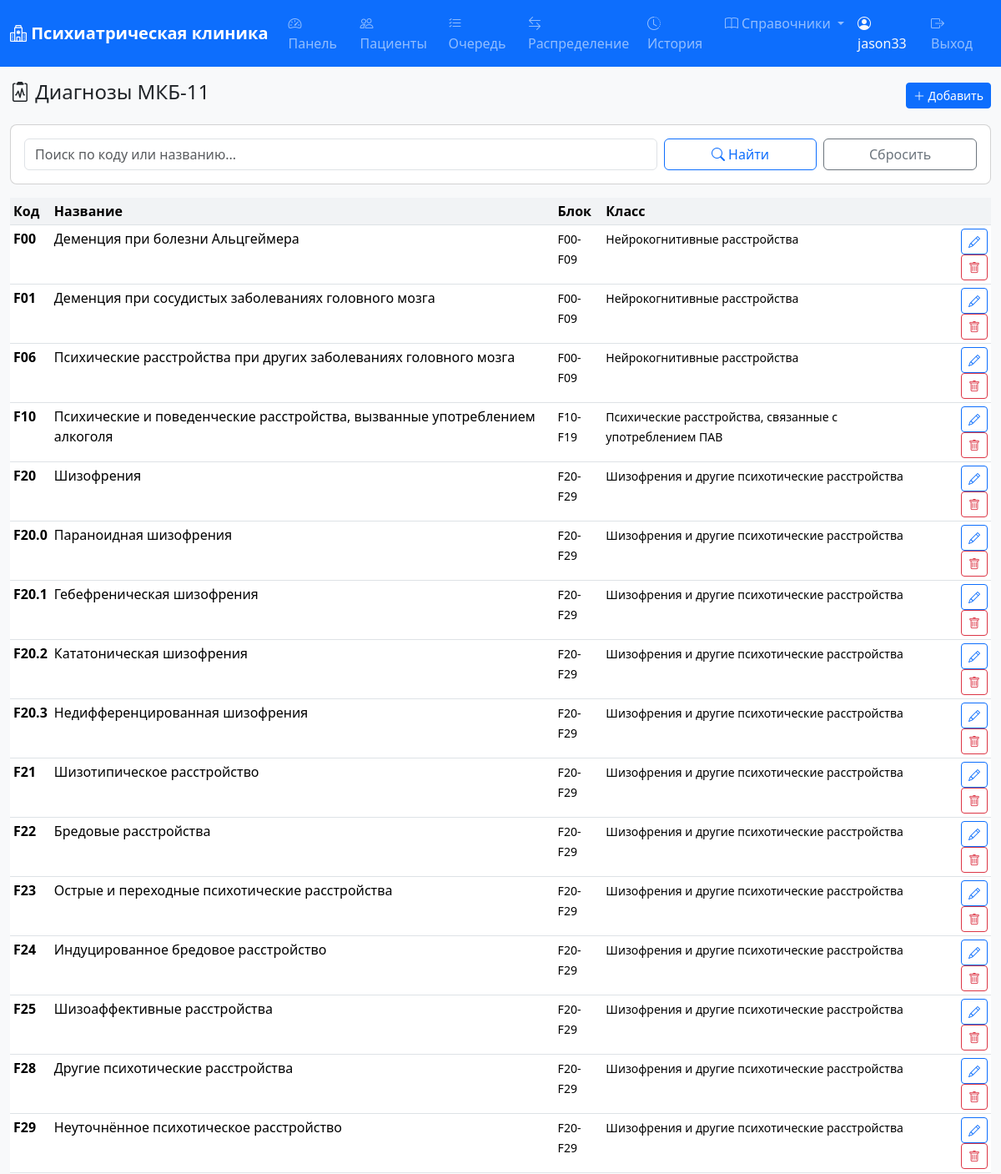
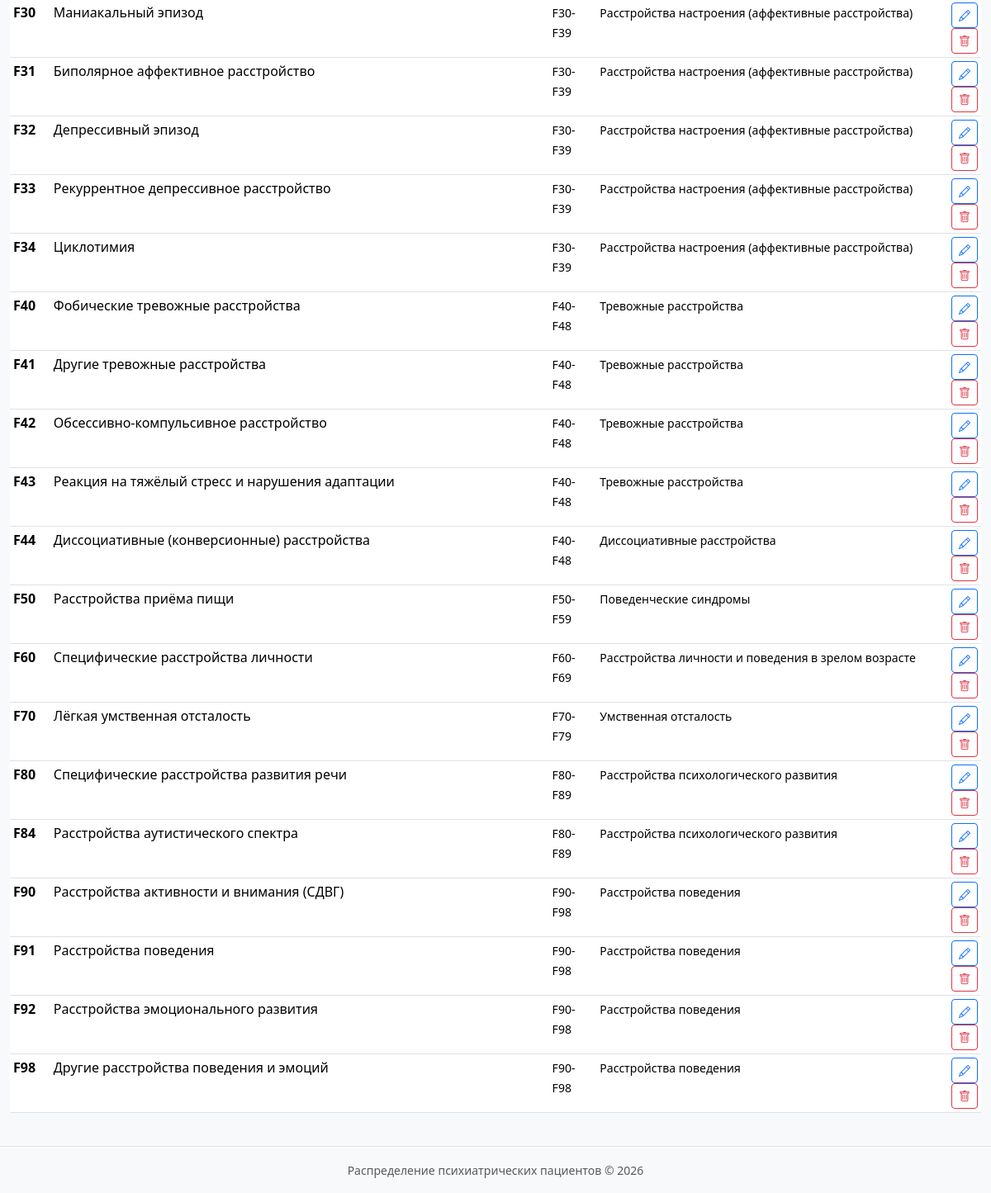
/references/diagnosis/ (signed in), run on the app's committed database (2 pictures, top to bottom).
### apps/accounts/models.py (models this page shows, shortened)
class User(AbstractUser):
    ROLE_CHOICES = [
        ('doctor', 'Врач приёмного отделения'),
        ('senior_nurse', 'Старшая медсестра'),
        ('admin', 'Администратор'),
    ]
    role = models.CharField(max_length=20, choices=ROLE_CHOICES, default='doctor', verbose_name='Роль')
    phone = models.CharField(max_length=20, blank=True, verbose_name='Телефон')
    class Meta:
        verbose_name = 'Пользователь'
        verbose_name_plural = 'Пользователи'

### apps/references/models.py (models this page shows, shortened)
class Diagnosis(models.Model):
    code = models.CharField(max_length=10, verbose_name='Код МКБ-11')
    name = models.CharField(max_length=500, verbose_name='Название')
    block = models.CharField(max_length=200, blank=True, verbose_name='Блок МКБ')
    chapter = models.CharField(max_length=200, blank=True, verbose_name='Класс МКБ')
    parent = models.ForeignKey(
        'self', on_delete=models.SET_NULL, null=True, blank=True,
        related_name='children', verbose_name='Родительский диагноз'
    )
    class Meta:
        verbose_name = 'Диагноз МКБ-11'
        verbose_name_plural = 'Диагнозы МКБ-11'
        ordering = ['code']

### apps/references/views.py (the view)
# urls.py: path('diagnosis/', views.diagnosis_list_view, name='diagnosis_list'),
@login_required
def diagnosis_list_view(request):
    query = request.GET.get('q', '')
    items = Diagnosis.objects.all()
    if query:
        items = items.filter(name__icontains=query) | items.filter(code__icontains=query)
    items = items.order_by('code')
    return render(request, 'references/diagnosis_list.html', {'items': items, 'query': query})

### apps/references/templates/references/diagnosis_list.html (shortened to what this page needs)
{% extends "base.html" %}
{% block content %}
<div class="d-flex justify-content-between align-items-center mt-3">
    <h4><i class="bi bi-clipboard2-pulse"></i> Диагнозы МКБ-11</h4>
    <a href="{% url 'references:diagnosis_create' %}" class="btn btn-primary btn-sm">
        <i class="bi bi-plus-lg"></i> Добавить
    </a>
</div>
<div class="card mt-3">
    <div class="card-body">
        <form method="get" class="row g-2">
            <div class="col-md-8">
                <input type="text" name="q" value="{{ query }}" class="form-control" placeholder="Поиск по коду или названию...">
            </div>
            <div class="col-md-2">
                <button type="submit" class="btn btn-outline-primary w-100"><i class="bi bi-search"></i> Найти</button>
            </div>
            <div class="col-md-2">
                <a href="{% url 'references:diagnosis_list' %}" class="btn btn-outline-secondary w-100">Сбросить</a>
            </div>
        </form>
    </div>
</div>
<div class="table-responsive mt-3">
    <table class="table table-hover table-sm">
        <thead><tr><th>Код</th><th>Название</th><th>Блок</th><th>Класс</th><th></th></tr></thead>
        <tbody>
            {% for item in items %}
            <tr>
                <td><strong>{{ item.code }}</strong></td>
                <td>{{ item.name }}</td>
                <td><small>{{ item.block }}</small></td>
                <td><small>{{ item.chapter }}</small></td>
                <td class="text-end">
                    <a href="{% url 'references:diagnosis_edit' pk=item.pk %}" class="btn btn-sm btn-outline-primary"><i class="bi bi-pencil"></i></a>
                    <a href="{% url 'references:diagnosis_delete' pk=item.pk %}" class="btn btn-sm btn-outline-danger"><i class="bi bi-trash"></i></a>
                </td>
            </tr>
            {% empty %}
            <tr><td colspan="5" class="text-center text-muted">Диагнозов нет</td></tr>
            {% endfor %}
        </tbody>
    </table>
</div>
{% endblock %}

### templates/base.html (shortened to what this page needs)
{% load static %}
<!DOCTYPE html>
<html lang="ru">
<head>
    <link href="https://cdn.jsdelivr.net/npm/bootstrap@5.3.3/dist/css/bootstrap.min.css" rel="stylesheet">
    <link href="https://cdn.jsdelivr.net/npm/bootstrap-icons@1.11.3/font/bootstrap-icons.min.css" rel="stylesheet">
    <link href="{% static 'css/style.css' %}" rel="stylesheet">
</head>
<body>
    <nav class="navbar navbar-expand-lg navbar-dark bg-primary">
        <div class="container-fluid">
            <a class="navbar-brand" href="{% url 'home' %}">
                <i class="bi bi-hospital"></i> Психиатрическая клиника
            </a>
            <div class="collapse navbar-collapse" id="navbarNav">
                <ul class="navbar-nav me-auto">
                    {% if user.is_authenticated %}
                    <li class="nav-item">
                        <a class="nav-link" href="{% url 'reports:dashboard' %}">
                            <i class="bi bi-speedometer2"></i> Панель
                        </a>
                    </li>
                    <li class="nav-item">
                        <a class="nav-link" href="{% url 'patients:list' %}">
                            <i class="bi bi-people"></i> Пациенты
                        </a>
                    </li>
                    <li class="nav-item">
                        <a class="nav-link" href="{% url 'distribution:queue' %}">
                            <i class="bi bi-list-check"></i> Очередь
                        </a>
                    </li>
                    <li class="nav-item">
                        <a class="nav-link" href="{% url 'distribution:manual_assign' %}">
                            <i class="bi bi-arrow-left-right"></i> Распределение
                        </a>
                    </li>
                    <li class="nav-item">
                        <a class="nav-link" href="{% url 'distribution:history' %}">
                            <i class="bi bi-clock-history"></i> История
                        </a>
                    </li>
                    <li class="nav-item dropdown">
                        <a class="nav-link dropdown-toggle" href="#" data-bs-toggle="dropdown">
                            <i class="bi bi-book"></i> Справочники
                        </a>
                    </li>
                    {% endif %}
                </ul>
                <ul class="navbar-nav">
                    {% if user.is_authenticated %}
                    <li class="nav-item">
                        <span class="nav-link text-light">
                            <i class="bi bi-person-circle"></i> {{ user.get_full_name|default:user.username }}
                        </span>
                    </li>
                    <li class="nav-item">
                        <a class="nav-link" href="{% url 'accounts:login' %}?logout=1">
                            <i class="bi bi-box-arrow-right"></i> Выход
                        </a>
                    </li>
                    {% else %}
                    <li class="nav-item">
                        <a class="nav-link" href="{% url 'accounts:login' %}">
                            <i class="bi bi-box-arrow-in-right"></i> Вход
                        </a>
                    </li>
                    {% endif %}
                </ul>
            </div>
        </div>
    </nav>
    <div class="container-fluid mt-3">
        {% block content %}{% endblock %}
    </div>
    <footer class="bg-light text-center text-muted py-3 mt-4 border-top">
        <small>Распределение психиатрических пациентов &copy; {% now "Y" %}</small>
    </footer>
</body>
</html>

### static/css/style.css (style rules this page uses)
body { font-family: 'Segoe UI', Tahoma, Geneva, Verdana, sans-serif; background-color: #f8f9fa; }
.navbar-brand { font-weight: 600; }
.card { transition: transform 0.2s, box-shadow 0.2s; border-radius: 0.5rem; }
.table th { background-color: #f1f3f5; font-weight: 600; white-space: nowrap; }

### data on the page
User: get_full_name "jason33"
Diagnosis: code "F00", name "Деменция при болезни Альцгеймера", block "F00-F09", chapter "Нейрокогнитивные расстройства"
Diagnosis: code "F01", name "Деменция при сосудистых заболеваниях головного мозга", block "F00-F09", chapter "Нейрокогнитивные расстройства"
Diagnosis: code "F06", name "Психические расстройства при других заболеваниях головного мозга", block "F00-F09", chapter "Нейрокогнитивные расстройства"
Diagnosis: code "F10", name "Психические и поведенческие расстройства, вызванные употреблением алкоголя", block "F10-F19", chapter "Психические расстройства, связанные с употреблением ПАВ"
Diagnosis: code "F20", name "Шизофрения", block "F20-F29", chapter "Шизофрения и другие психотические расстройства"
Diagnosis: code "F20.0", name "Параноидная шизофрения", block "F20-F29", chapter "Шизофрения и другие психотические расстройства"
Diagnosis: code "F20.1", name "Гебефреническая шизофрения", block "F20-F29", chapter "Шизофрения и другие психотические расстройства"
Diagnosis: code "F20.2", name "Кататоническая шизофрения", block "F20-F29", chapter "Шизофрения и другие психотические расстройства"
Diagnosis: code "F20.3", name "Недифференцированная шизофрения", block "F20-F29", chapter "Шизофрения и другие психотические расстройства"
Diagnosis: code "F21", name "Шизотипическое расстройство", block "F20-F29", chapter "Шизофрения и другие психотические расстройства"
Diagnosis: code "F22", name "Бредовые расстройства", block "F20-F29", chapter "Шизофрения и другие психотические расстройства"
Diagnosis: code "F23", name "Острые и переходные психотические расстройства", block "F20-F29", chapter "Шизофрения и другие психотические расстройства"
Diagnosis: code "F24", name "Индуцированное бредовое расстройство", block "F20-F29", chapter "Шизофрения и другие психотические расстройства"
Diagnosis: code "F25", name "Шизоаффективные расстройства", block "F20-F29", chapter "Шизофрения и другие психотические расстройства"
Diagnosis: code "F28", name "Другие психотические расстройства", block "F20-F29", chapter "Шизофрения и другие психотические расстройства"
Diagnosis: code "F29", name "Неуточнённое психотическое расстройство", block "F20-F29", chapter "Шизофрения и другие психотические расстройства"
Diagnosis: code "F30", name "Маниакальный эпизод", block "F30-F39", chapter "Расстройства настроения (аффективные расстройства)"
Diagnosis: code "F31", name "Биполярное аффективное расстройство", block "F30-F39", chapter "Расстройства настроения (аффективные расстройства)"
Diagnosis: code "F32", name "Депрессивный эпизод", block "F30-F39", chapter "Расстройства настроения (аффективные расстройства)"
Diagnosis: code "F33", name "Рекуррентное депрессивное расстройство", block "F30-F39", chapter "Расстройства настроения (аффективные расстройства)"
Diagnosis: code "F34", name "Циклотимия", block "F30-F39", chapter "Расстройства настроения (аффективные расстройства)"
Diagnosis: code "F40", name "Фобические тревожные расстройства", block "F40-F48", chapter "Тревожные расстройства"
Diagnosis: code "F41", name "Другие тревожные расстройства", block "F40-F48", chapter "Тревожные расстройства"
Diagnosis: code "F42", name "Обсессивно-компульсивное расстройство", block "F40-F48", chapter "Тревожные расстройства"
Diagnosis: code "F43", name "Реакция на тяжёлый стресс и нарушения адаптации", block "F40-F48", chapter "Тревожные расстройства"
Diagnosis: code "F44", name "Диссоциативные (конверсионные) расстройства", block "F40-F48", chapter "Диссоциативные расстройства"
Diagnosis: code "F50", name "Расстройства приёма пищи", block "F50-F59", chapter "Поведенческие синдромы"
Diagnosis: code "F60", name "Специфические расстройства личности", block "F60-F69", chapter "Расстройства личности и поведения в зрелом возрасте"
Diagnosis: code "F70", name "Лёгкая умственная отсталость", block "F70-F79", chapter "Умственная отсталость"
Diagnosis: code "F80", name "Специфические расстройства развития речи", block "F80-F89", chapter "Расстройства психологического развития"
Diagnosis: code "F84", name "Расстройства аутистического спектра", block "F80-F89", chapter "Расстройства психологического развития"
Diagnosis: code "F90", name "Расстройства активности и внимания (СДВГ)", block "F90-F98", chapter "Расстройства поведения"
Diagnosis: code "F91", name "Расстройства поведения", block "F90-F98", chapter "Расстройства поведения"
Diagnosis: code "F92", name "Расстройства эмоционального развития", block "F90-F98", chapter "Расстройства поведения"
Diagnosis: code "F98", name "Другие расстройства поведения и эмоций", block "F90-F98", chapter "Расстройства поведения"
